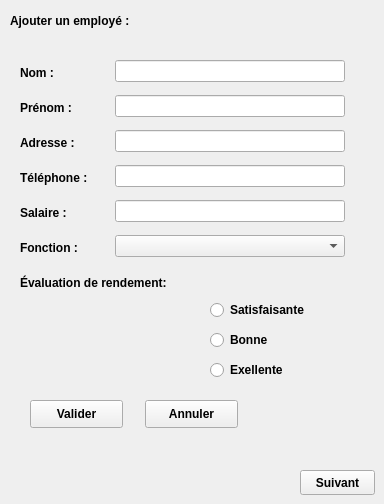
      <widget class="QWidget" name="page_ajouter">
       <widget class="QLabel" name="label">
        <property name="geometry">
         <rect>
          <x>10</x>
          <y>0</y>
          <width>171</width>
          <height>41</height>
         </rect>
        </property>
        <property name="font">
         <font>
          <pointsize>9</pointsize>
          <weight>75</weight>
          <bold>true</bold>
         </font>
        </property>
        <property name="text">
         <string>Ajouter un employé :</string>
        </property>
        <property name="margin">
         <number>0</number>
        </property>
       </widget>
       <widget class="QLabel" name="label_nom">
        <property name="geometry">
         <rect>
          <x>20</x>
          <y>65</y>
          <width>56</width>
          <height>16</height>
         </rect>
        </property>
        <property name="font">
         <font>
          <pointsize>9</pointsize>
          <weight>75</weight>
          <bold>true</bold>
         </font>
        </property>
        <property name="text">
         <string>Nom :</string>
        </property>
       </widget>
       <widget class="QLabel" name="label_adresse">
        <property name="geometry">
         <rect>
          <x>20</x>
          <y>135</y>
          <width>71</width>
          <height>16</height>
         </rect>
        </property>
        <property name="font">
         <font>
          <pointsize>9</pointsize>
          <weight>75</weight>
          <bold>true</bold>
         </font>
        </property>
        <property name="text">
         <string>Adresse :</string>
        </property>
       </widget>
       <widget class="QLabel" name="label_prenom">
        <property name="geometry">
         <rect>
          <x>20</x>
          <y>100</y>
          <width>71</width>
          <height>16</height>
         </rect>
        </property>
        <property name="font">
         <font>
          <pointsize>9</pointsize>
          <weight>75</weight>
          <bold>true</bold>
         </font>
        </property>
        <property name="text">
         <string>Prénom :</string>
        </property>
       </widget>
       <widget class="QLabel" name="label_tel">
        <property name="geometry">
         <rect>
          <x>20</x>
          <y>170</y>
          <width>101</width>
          <height>16</height>
         </rect>
        </property>
        <property name="font">
         <font>
          <pointsize>9</pointsize>
          <weight>75</weight>
          <bold>true</bold>
         </font>
        </property>
        <property name="text">
         <string>Téléphone :</string>
        </property>
       </widget>
       <widget class="QLabel" name="label_fonc">
        <property name="geometry">
         <rect>
          <x>20</x>
          <y>240</y>
          <width>81</width>
          <height>16</height>
         </rect>
        </property>
        <property name="font">
         <font>
          <pointsize>9</pointsize>
          <weight>75</weight>
          <bold>true</bold>
         </font>
        </property>
        <property name="text">
         <string>Fonction :</string>
        </property>
       </widget>
       <widget class="QLabel" name="label_salaire">
        <property name="geometry">
         <rect>
          <x>20</x>
          <y>205</y>
          <width>81</width>
          <height>16</height>
         </rect>
        </property>
        <property name="font">
         <font>
          <pointsize>9</pointsize>
          <weight>75</weight>
          <bold>true</bold>
         </font>
        </property>
        <property name="text">
         <string>Salaire :</string>
        </property>
       </widget>
       <widget class="QLabel" name="label_ev">
        <property name="geometry">
         <rect>
          <x>20</x>
          <y>275</y>
          <width>201</width>
          <height>16</height>
         </rect>
        </property>
        <property name="font">
         <font>
          <pointsize>9</pointsize>
          <weight>75</weight>
          <bold>true</bold>
         </font>
        </property>
        <property name="text">
         <string>Évaluation de rendement:</string>
        </property>
       </widget>
       <widget class="QLineEdit" name="lineEdit_nom">
        <property name="geometry">
         <rect>
          <x>115</x>
          <y>60</y>
          <width>230</width>
          <height>22</height>
         </rect>
        </property>
       </widget>
       <widget class="QLineEdit" name="lineEdit_prenom">
        <property name="geometry">
         <rect>
          <x>115</x>
          <y>95</y>
          <width>230</width>
          <height>22</height>
         </rect>
        </property>
       </widget>
       <widget class="QLineEdit" name="lineEdit_adresse">
        <property name="geometry">
         <rect>
          <x>115</x>
          <y>130</y>
          <width>230</width>
          <height>22</height>
         </rect>
        </property>
       </widget>
       <widget class="QLineEdit" name="lineEdit_tel">
        <property name="geometry">
         <rect>
          <x>115</x>
          <y>165</y>
          <width>230</width>
          <height>22</height>
         </rect>
        </property>
       </widget>
       <widget class="QLineEdit" name="lineEdit_salaire">
        <property name="geometry">
         <rect>
          <x>115</x>
          <y>200</y>
          <width>230</width>
          <height>22</height>
         </rect>
        </property>
       </widget>
       <widget class="QRadioButton" name="radio1_ev">
        <property name="geometry">
         <rect>
          <x>210</x>
          <y>300</y>
          <width>121</width>
          <height>20</height>
         </rect>
        </property>
        <property name="font">
         <font>
          <weight>75</weight>
          <bold>true</bold>
         </font>
        </property>
        <property name="text">
         <string>Satisfaisante</string>
        </property>
       </widget>
       <widget class="QRadioButton" name="radio2_ev">
        <property name="geometry">
         <rect>
          <x>210</x>
          <y>330</y>
          <width>97</width>
          <height>20</height>
         </rect>
        </property>
        <property name="font">
         <font>
          <weight>75</weight>
          <bold>true</bold>
         </font>
        </property>
        <property name="text">
         <string>Bonne</string>
        </property>
       </widget>
       <widget class="QRadioButton" name="radio3_ev">
        <property name="geometry">
         <rect>
          <x>210</x>
          <y>360</y>
          <width>97</width>
          <height>20</height>
         </rect>
        </property>
        <property name="font">
         <font>
          <weight>75</weight>
          <bold>true</bold>
         </font>
        </property>
        <property name="text">
         <string>Exellente</string>
        </property>
       </widget>
       <widget class="QPushButton" name="bouton_valider">
        <property name="geometry">
         <rect>
          <x>30</x>
          <y>400</y>
          <width>93</width>
          <height>28</height>
         </rect>
        </property>
        <property name="font">
         <font>
          <weight>75</weight>
          <bold>true</bold>
         </font>
        </property>
        <property name="text">
         <string>Valider</string>
        </property>
       </widget>
       <widget class="QPushButton" name="bouton_annuler">
        <property name="geometry">
         <rect>
          <x>145</x>
          <y>400</y>
          <width>93</width>
          <height>28</height>
         </rect>
        </property>
        <property name="font">
         <font>
          <weight>75</weight>
          <bold>true</bold>
         </font>
        </property>
        <property name="text">
         <string>Annuler</string>
        </property>
       </widget>
       <widget class="QComboBox" name="comboBox_ajouter">
        <property name="geometry">
         <rect>
          <x>115</x>
          <y>235</y>
          <width>230</width>
          <height>22</height>
         </rect>
        </property>
       </widget>
       <widget class="QPushButton" name="bouton_page2">
        <property name="geometry">
         <rect>
          <x>300</x>
          <y>470</y>
          <width>75</width>
          <height>25</height>
         </rect>
        </property>
        <property name="font">
         <font>
          <weight>75</weight>
          <bold>true</bold>
         </font>
        </property>
        <property name="text">
         <string>Suivant</string>
        </property>
       </widget>
      </widget>
